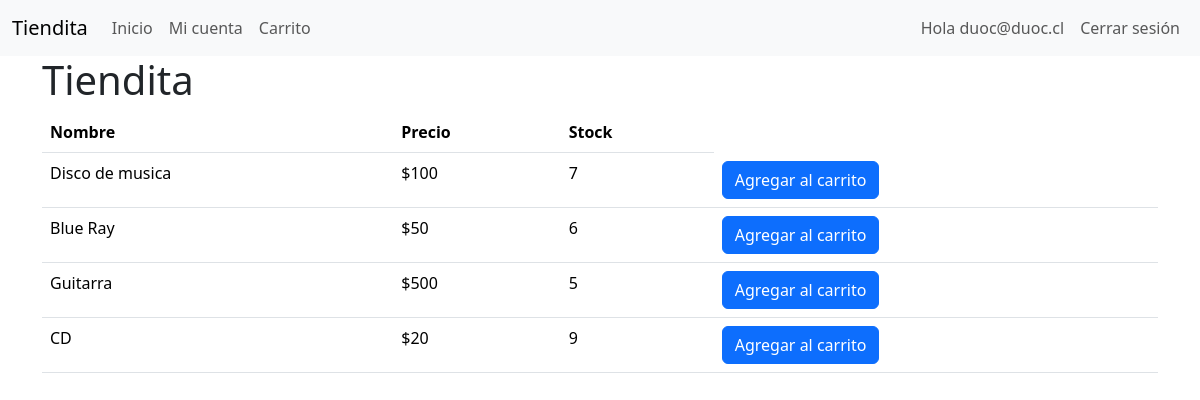
The app's page / (signed in) with its own data.
### web/models.py (models this page shows, shortened)
class Producto(models.Model):
    id = models.BigAutoField(primary_key=True)
    nombre = models.CharField(max_length=255,null=False)
    precio = models.IntegerField(null=False)
    stock = models.IntegerField(null=False,default=10)

### web/views.py (the view)
# urls.py: path('', views.inicio,name='inicio'),
def inicio(request):
    productos = Producto.objects.filter(stock__gt=0)
    return render(request,'inicio.html',{"productos":productos});

### web/templates/inicio.html (shortened to what this page needs)
{% extends "base.html" %}
{% block contenido %}
 <h1>Tiendita</h1>
 <div class="table-responsive">
    <table class="table">
        <thead>
            <th>
                Nombre
            </th>
            <th>Precio</th>
            <th>Stock</th>
        </thead>
        <tbody>
            {% for p in productos %}
            <tr>
                <td>{{p.nombre}}</td>
                <td>${{p.precio}}</td>
                <td>{{p.stock}}</td>
                <td>
                    <a onclick="agregarAlCarro({{p.id}})" class="btn btn-primary">Agregar al carrito</a>
                </td>
            </tr>
            {% endfor %}
        </tbody>
     </table>
 </div>
{% endblock contenido %}

### web/templates/base.html (shortened to what this page needs)
{% load static %}
<!doctype html >
<html lang="es"
>
  <head>
    <link href="https://cdn.jsdelivr.net/npm/bootstrap@5.3.3/dist/css/bootstrap.min.css" rel="stylesheet">
    <link rel="stylesheet" href="{% static 'styles.css' %}">
  </head>
  <body>
    <nav class="navbar navbar-expand-lg bg-body-tertiary">
        <div class="container-fluid">
          <a class="navbar-brand" href="{% url "inicio" %}">Tiendita</a>
          <div class="collapse navbar-collapse" id="navbarNav">
            <ul class="navbar-nav">
              <li class="nav-item">
                <a class="nav-link" href="{% url "inicio" %}">Inicio</a>
              </li>
              <li class="nav-item">
                <a class="nav-link" href="{% url "cuenta" %}">Mi cuenta</a>
              </li>
              <li class="nav-item">
                <a class="nav-link" href="{% url "carro" %}">Carrito</a>
              </li>
            </ul>
          </div>
          <div class="derecha">
            <ul class="navbar-nav">
              {% if user.is_authenticated %}
              <li class="nav-item">
                <a class="nav-link" ">Hola {{user.username}}</a>
              </li>
              <li class="nav-item">
                <a class="nav-link" href="{% url "logout" %}">Cerrar sesión</a>
              </li>
              {% else %}
              <li class="nav-item">
                <a class="nav-link" href="{% url "login" %}">Login</a>
              </li>
              {% endif %}
            </ul>
          </div>
        </div>
      </nav>
    <div class="container">
        {% block contenido %}
        {% endblock contenido %}
    </div>
  </body>
</html>

### records on screen
Producto: nombre "Disco de musica", precio "100", stock "7"
Producto: nombre "Blue Ray", precio "50", stock "6"
Producto: nombre "Guitarra", precio "500", stock "5"
Producto: nombre "CD", precio "20", stock "9"

### other values on screen
{{ user.username }} "duoc@duoc.cl"
